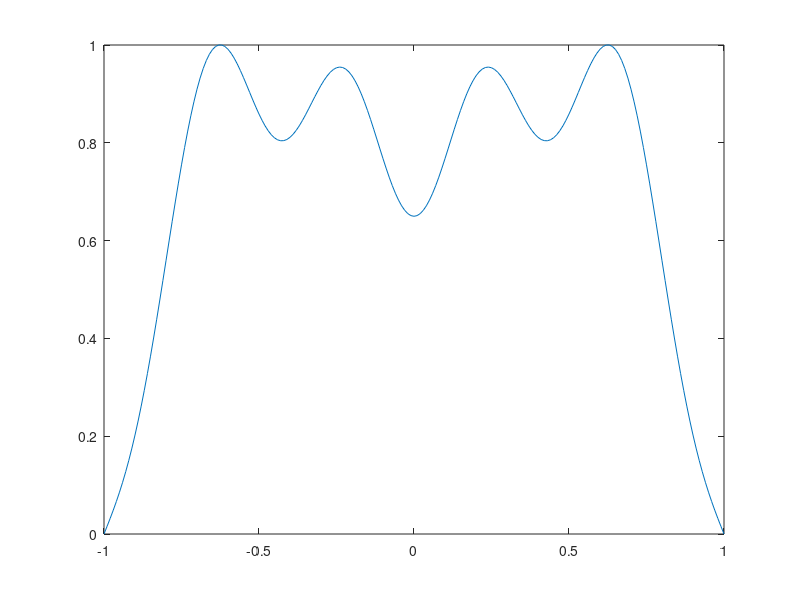
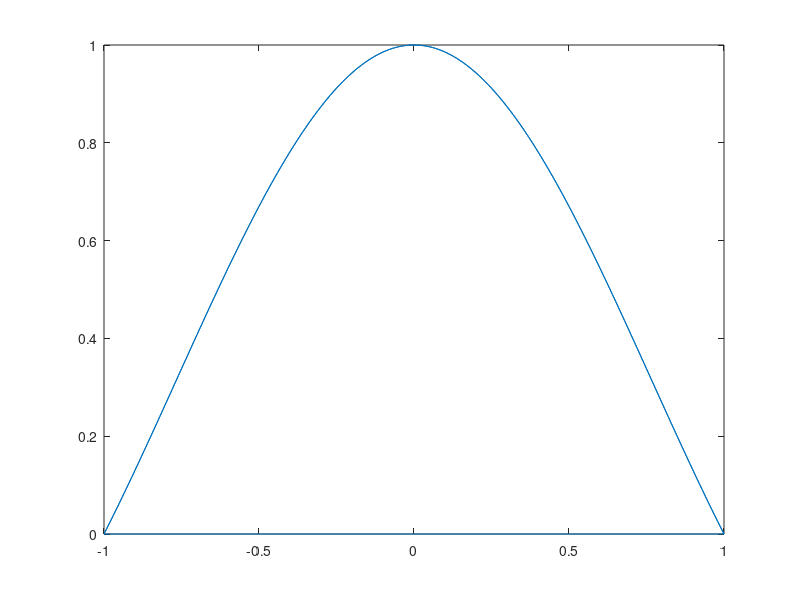
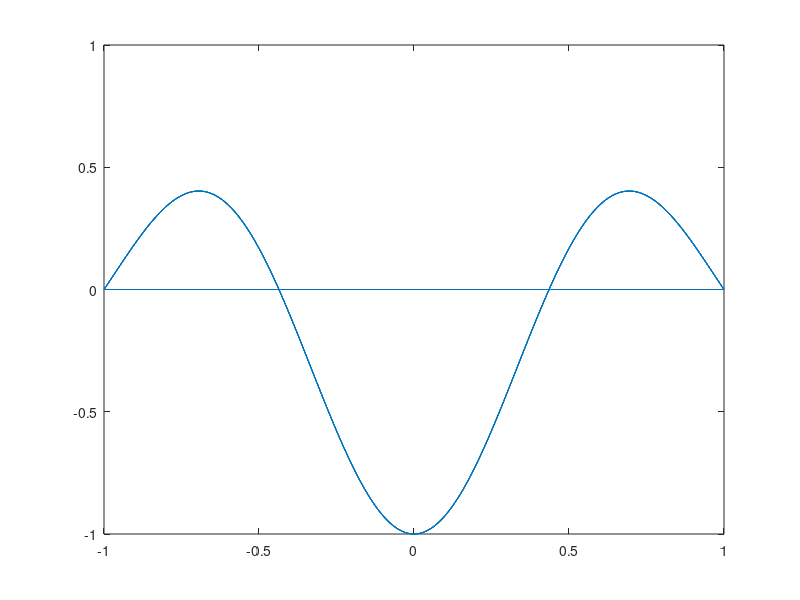
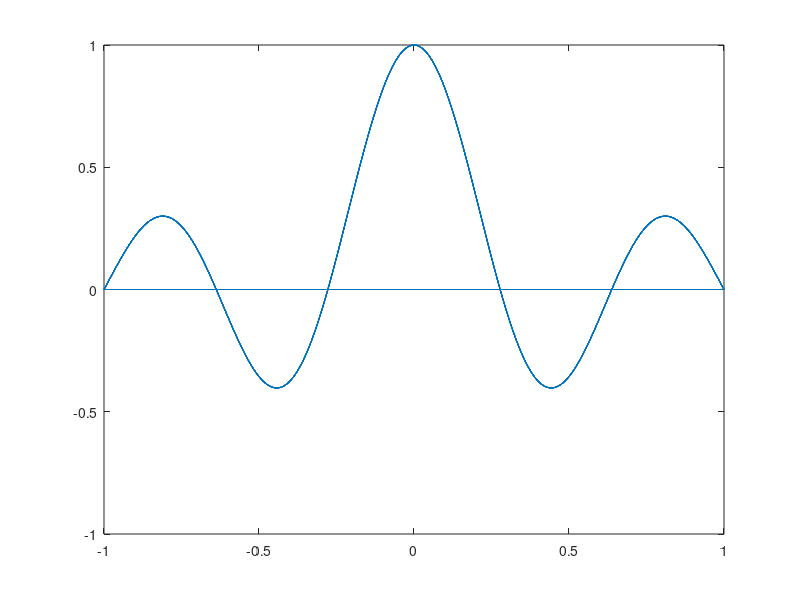

Write MATLAB code to recreate these figures, in order.
clear; clc; close all

r = 0:.01:1;
theta = 0:.0625:2*pi;
x = r.*cos(theta);
y = r.*sin(theta);
gamma_n = [2.4048 5.5201 8.6537 11.7915 14.9309];
u=zeros(1,length(r));
t = 1;
%for z=1:length(t)
for i = 1:length(r)
    for j=1:length(gamma_n)
        u(i) = u(i) + 4*besselj(0,gamma_n(j)*r(i))*sin(sqrt(gamma_n(j)))*t/(gamma_n(j)*besselj(1,gamma_n(j)));
    end
end
u=u./max(abs(u));
r =[-flip(r) r];
u = [flip(u) u];
plot(r,u)
%pause(.01)
%end

figure(2)
for i=1:length(r)
    j=1;
    u(i) = 4*besselj(0,gamma_n(j)*r(i))*sin(sqrt(gamma_n(j))*t)/(gamma_n(j)*besselj(1,gamma_n(j)));
end
u=u./max(abs(u));
r =[-flip(r) r];
u = [flip(u) u];
plot (r,u);

figure(3)
for i=1:length(r)
    j=2;
    u(i) = 4*besselj(0,gamma_n(j)*r(i))*sin(sqrt(gamma_n(j))*t)/(gamma_n(j)*besselj(1,gamma_n(j)));
end
u=u./max(abs(u));
r =[-flip(r) r];
u = [flip(u) u];
plot(r,u)
figure(4)
for i=1:length(r)
    j=3;
    u(i) = 4*besselj(0,gamma_n(j)*r(i))*sin(sqrt(gamma_n(j))*t)/(gamma_n(j)*besselj(1,gamma_n(j)));
end
u=u./max(abs(u));
r =[-flip(r) r];
u = [flip(u) u];
plot(r,u)
figure(5)
for i=1:length(r)
    j=4;
    u(i) = 4*besselj(0,gamma_n(j)*r(i))*sin(sqrt(gamma_n(j))*t)/(gamma_n(j)*besselj(1,gamma_n(j)));
end
u=u./max(abs(u));
r =[-flip(r) r];
u = [flip(u) u];
plot(r,u)
figure(6)
for i=1:length(r)
    j=5;
    u(i) = 4*besselj(0,gamma_n(j)*r(i))*sin(sqrt(gamma_n(j))*t)/(gamma_n(j)*besselj(1,gamma_n(j)));
end
plot(r,u)


%{
figure(3)
plot3(x,y,u)
[X] = meshgrid(x);
[Y] = meshgrid(y);
[U] = meshgrid(u);

figure (2)
plot3(X,Y,U)
%}